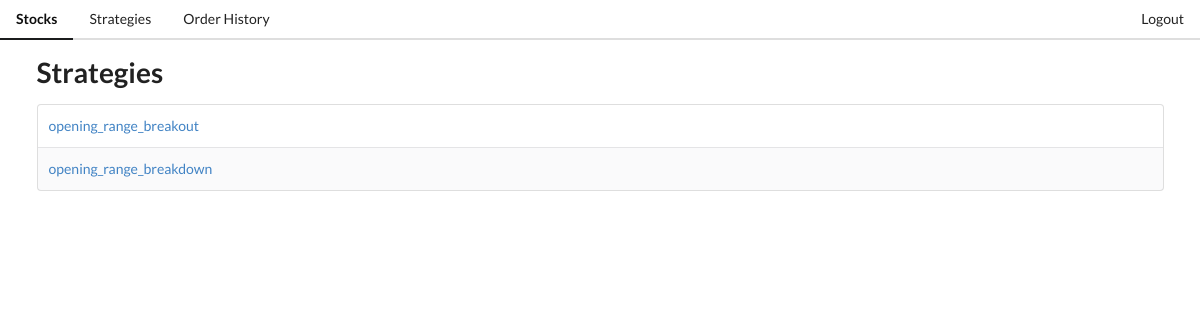
Before: /strategies with the older database file.
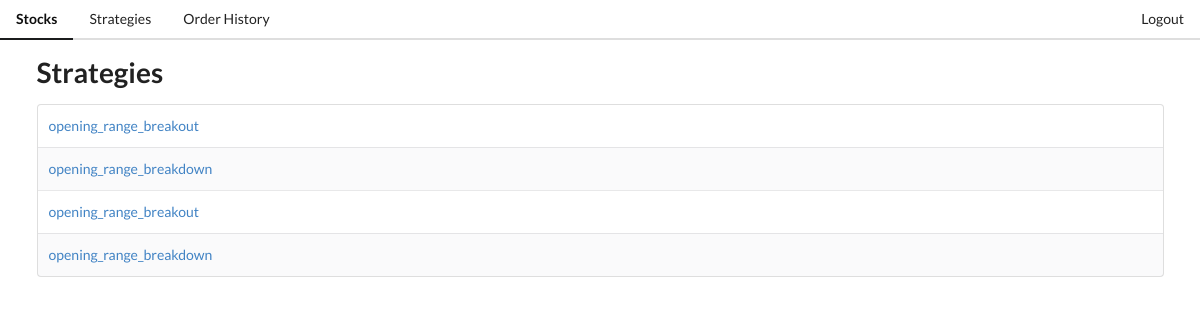
After: the same page with the newer database file.
### tables this page shows
CREATE TABLE strategy (
        id INTEGER PRIMARY KEY,
        name NOT NULL
    );

### main.py (the view)
@app.get("/strategies")
def strategies(request: Request):
    connection = sqlite3.connect(config.DB_FILE)
    connection.row_factory = sqlite3.Row
    cursor = connection.cursor()
    cursor.execute("""
        SELECT * FROM strategy
    """)
    strategies = cursor.fetchall()
    return templates.TemplateResponse(
        "strategies.html",
        {"request": request, "strategies": strategies}
    )

### templates/strategies.html
{% extends "layout.html" %}
{% block content %}
<h1>Strategies</h1>
<table class="ui striped table">
   {% for strategy in strategies %}
   <tr>
      <td><a href="/strategy/{{ strategy.id }}">{{ strategy.name }}</a></td>
   </tr>
   {% endfor %}
</table>
{% endblock %}

### templates/layout.html (shortened to what this page needs)
<!DOCTYPE html>
<html lang="en">
  <head>
    <link
      rel="stylesheet"
      href="https://cdn.jsdelivr.net/npm/semantic-ui@2.5.0/dist/semantic.min.css"
    />
  </head>
  <body>
    <div class="ui secondary pointing menu">
      <a href="/" class="active item"> Stocks </a>
      <a href="/strategies" class="item"> Strategies </a>
      <a href="/orders" class="item"> Order History </a>
      <div class="right menu">
        <a class="ui item"> Logout </a>
      </div>
    </div>
    <div class="ui container">{% block content %} {% endblock %}</div>
  </body>
</html>

Changed rows visible on the page:
added strategy: name "opening_range_breakout"
added strategy: name "opening_range_breakdown"
